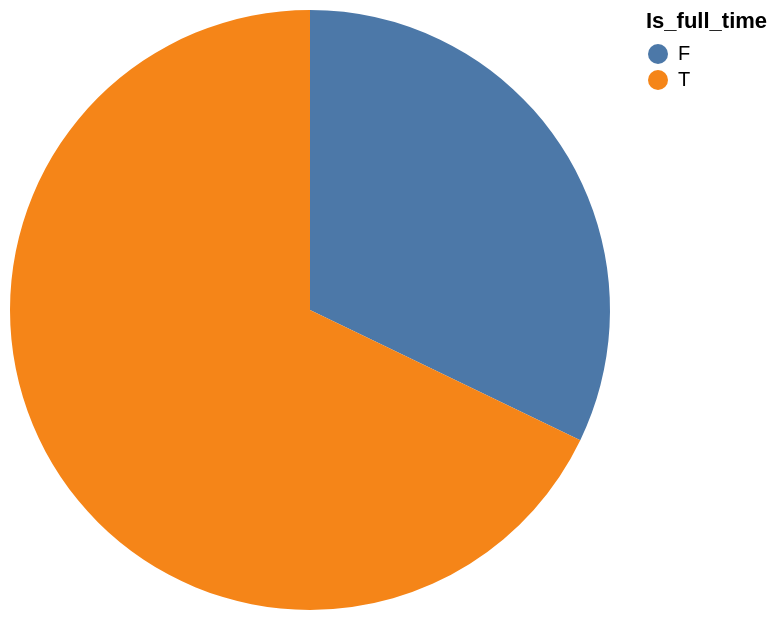

Describe this chart as a Vega-Lite specification.
### Vega-Lite specification from a JSON file in a GitHub repository (floating-point values rounded to 4 significant figures)
{"data": {"values": [{"x_data": "F", "y_data": 9}, {"x_data": "T", "y_data": 19}]}, "mark": "arc", "encoding": {"theta": {"field": "y_data", "type": "quantitative", "title": "SUM(Employee_ID)"}, "color": {"field": "x_data", "type": "nominal", "title": "Is_full_time"}}}
